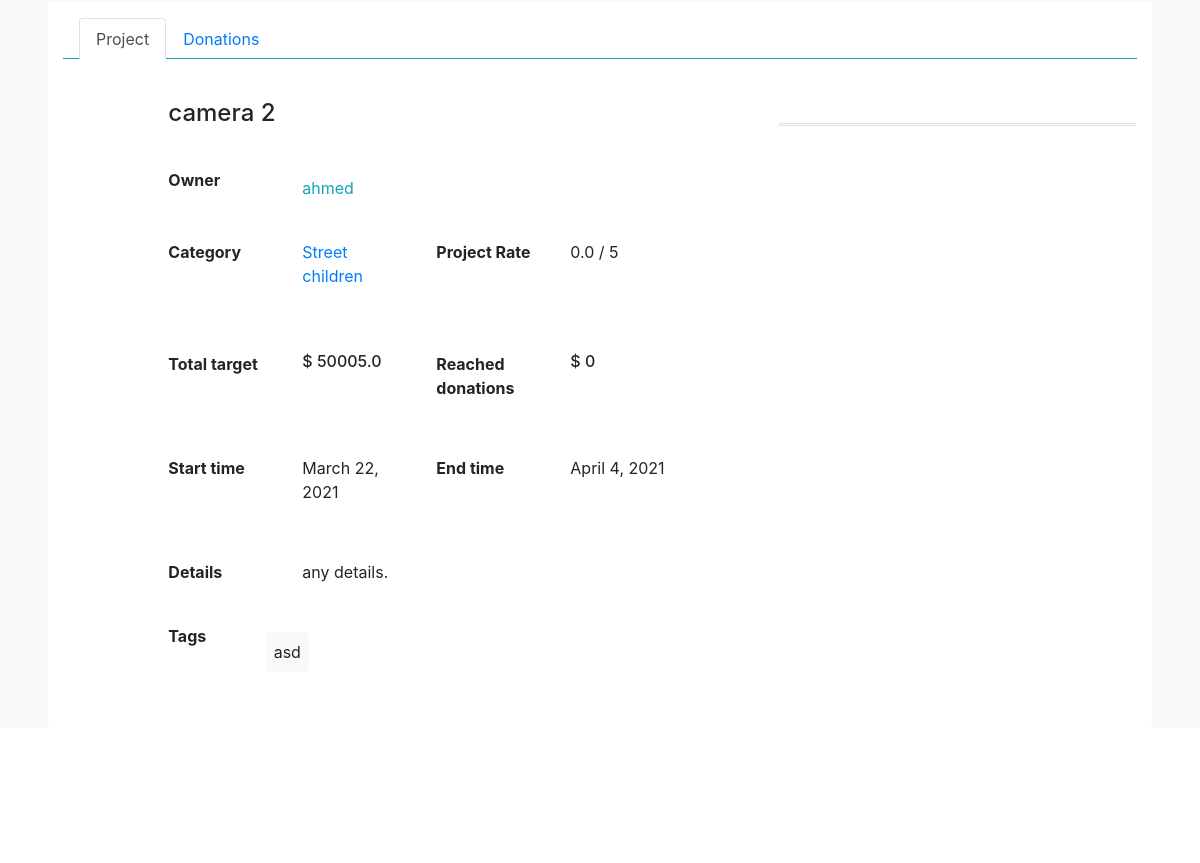
Page /project/show/7 (middle part) on the earlier database version.
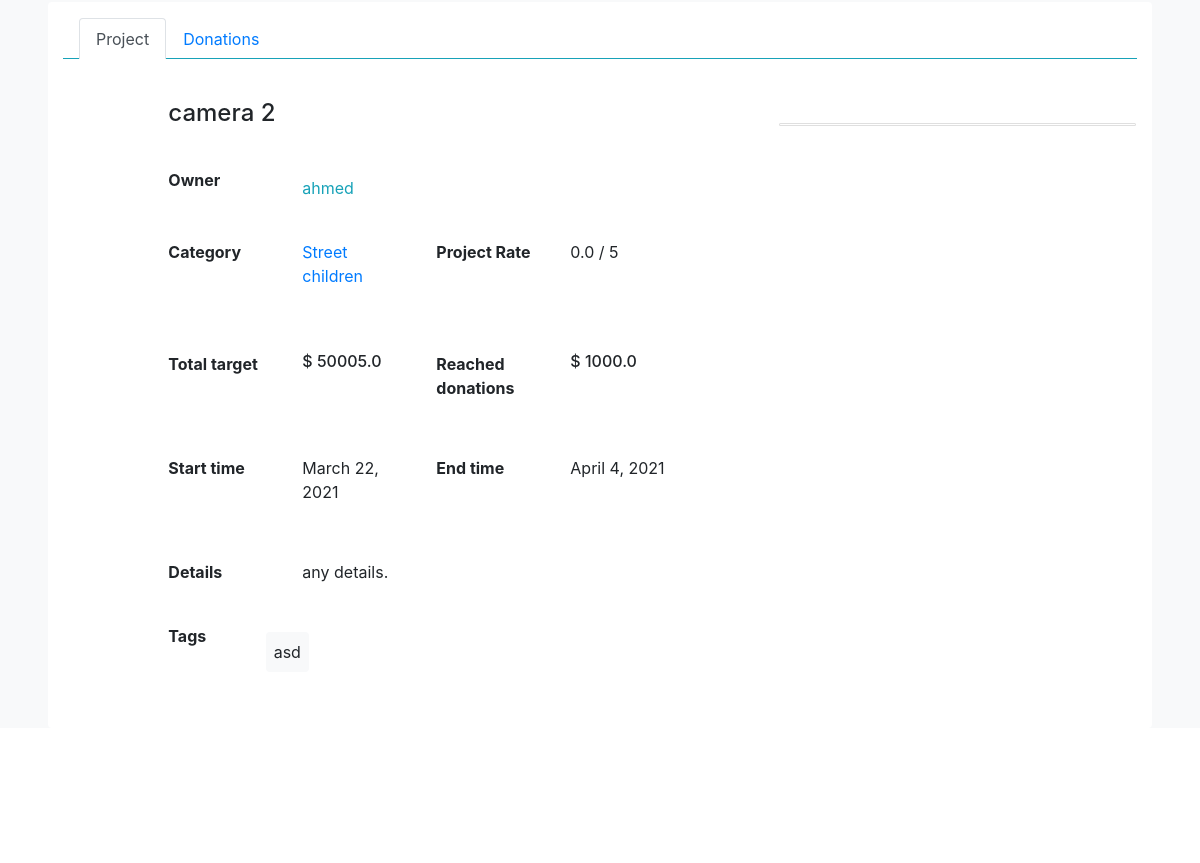
Same page on the later database version.
### project/models.py (models this page shows, shortened)
class Project(models.Model):
    user = models.ForeignKey(settings.AUTH_USER_MODEL,
                             on_delete=models.CASCADE)
    category = models.ForeignKey(Category,
                                 on_delete=models.CASCADE)
    title = models.CharField(max_length=50)
    details = models.TextField()
    target = models.FloatField(default=0)
    current_donation = models.FloatField(default=0)
    start_date = models.DateField(auto_now=False, auto_now_add=False, )
    end_date = models.DateField(auto_now=False, auto_now_add=False, )
    sum_rate = models.FloatField(default=0)
    count_rated_user = models.IntegerField(default=0)
    avg_rate = models.FloatField(default=0)
    report_count = models.IntegerField(default=0)
    featured = models.BooleanField(default=False)

### category/models.py (models this page shows, shortened)
class Category(models.Model):
    user = models.ForeignKey(settings.AUTH_USER_MODEL,
                             on_delete=models.CASCADE)
    name = models.CharField(max_length=20)

### project/views.py (the view)
# urls.py: path('show/<int:pk>', show_project, name='show_project'),
def show_project(request, pk):
    try:
        project = Project.objects.filter(pk=pk).first()
        project_tags = proiect_tag.objects.filter(project=project)
        imgs = Project_imgs.objects.filter(project=project)
        comment = Comment.objects.filter(project=project)
        donatoins = Donation.objects.filter(project=project)
        calculate_reached_donation = 0
        for donation in donatoins:
            calculate_reached_donation += donation.value
        project.current_donation = calculate_reached_donation
        project.save()
        if project:
            return render(request, 'project/show_project.html', {'project': project,
                                                                 'tags': project_tags,
                                                                 'comments': comment,
                                                                 'imgs': imgs,
                                                                 'donations': donatoins,
                                                                 })
        else:
            return render(request, 'home.html', {'msg': "Project not found"})
    except:
        return render(request, 'home.html', {'msg': "Project not found"})

### templates/project/show_project.html (shortened to what the changed rows need)
{% extends '../base.html' %}
{% block contain %}
<div class="container-fluid bg-light ">
              <div class="row  my-5 px-5 ">
                  <div class="col card bg-white border-0 shadow ">
                    <div class="tab-content" id="myTabContent">
                        <div class="tab-pane fade show active" id="project" role="tabpanel" aria-labelledby="project-tab">
                            <div class="row p-3">
                                <div class="col-ms-7 col-md-6 col-lg-6">
                                    <dl class="row">
                                        <dt class="col-sm-5 h4 py-4 text-drak">{{project.title}}</dt>
                                        <dd class="col-sm-7"></dd>
                                        <dt class="col-sm-3 py-2 text-drak">Owner</dt>
                                        <dd class="col-sm-9 py-3">
                                            <a href="{% url 'user_profile:show_profile' project.user.pk %}" class="text-info">{{project.user.username}}</a>
                                        </dd>
                                        <dd class="col-sm-6 py-2">
                                            <dl class="row">
                                                <dd class="col-sm-6 py-2"> <a href="#">{{project.category.name}}</a></dd>
                                            </dl>
                                        </dd>
                                        <dd class="col-sm-6 py-2">
                                            <dl class="row">
                                                <dd class="col-sm-6 py-2"><span>{{project.avg_rate}}</span> / 5 </dd>
                                            </dl>
                                        </dd>
                                        <dd class="col-sm-6 py-2">
                                            <dl class="row">
                                                <dd class="col-sm-6 py-2 h6">$ <span >{{project.target}} </span></dd>
                                            </dl>
                                        </dd>
                                        <dd class="col-sm-6 py-2">
                                            <dl class="row">
                                                <dd class="col-sm-6 py-2 h6">$ <span >{{project.current_donation}} </span></dd>
                                            </dl>
                                        </dd>
                                        <dd class="col-sm-6 py-2">
                                            <dl class="row">
                                                <dt class="col-sm-6 py-2 text-drak">Start time</dt>
                                                <dd class="col-sm-6 py-2">{{project.start_date}}</dd>
                                            </dl>
                                        </dd>
                                        <dd class="col-sm-6 py-2">
                                            <dl class="row">
                                                <dt class="col-sm-6 py-2 text-drak">End time</dt>
                                                <dd class="col-sm-6 py-2">{{project.end_date}}</dd>
                                            </dl>
                                        </dd>
                                        <dt class="col-sm-3 py-2 text-drak">Details</dt>
                                        <dd class="col-sm-9 py-2">
                                            <p>{{project.details}}.</p>
                                        </dd>
                                        <dt class="col-sm-2 py-2">
                                            Tags
                                        </dt>
                                        <dd class="col-sm-10 py-2 d-flex flex-wrap justify-content-between align-items-center">
                                            {% for tag in tags %}
                                            <span class="d-inline p-2 m-2 bg-light rounded ">{{tag.tag.name}}</span>
                                            {% endfor %}
                                        </dd>
                                    </dl>
                                </div>
                            </div>
                        </div>
                    </div>
                </div>
              </div>
</div>
{% endblock contain %}

Differences in the rows shown:
changed Project "camera 2": current_donation "0" → "1000.0"
